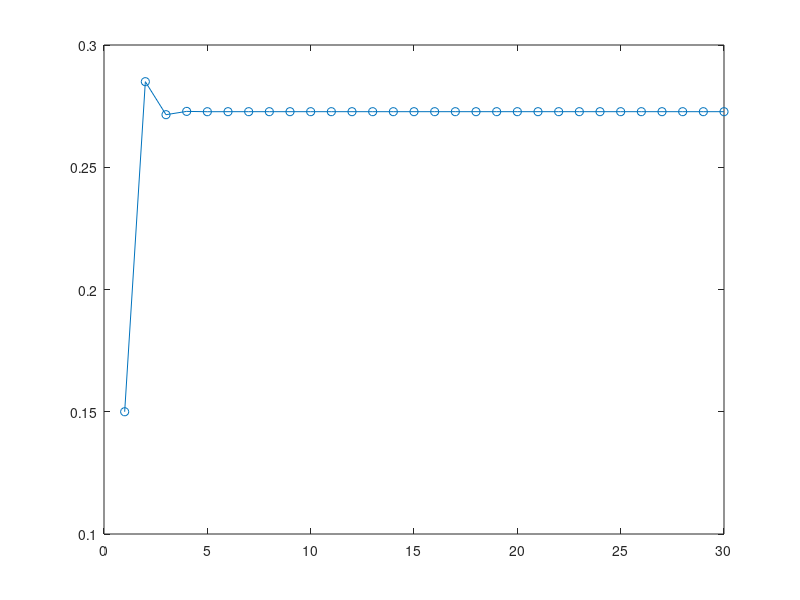

The MATLAB script that drew this image:
%%%%%%%%%%%%%%%%
%%%%Exx 1 (a)%%%
%%%%%%%%%%%%%%%%

m_tprob = [0.7 0.8
           0.3 0.2];
%o que corresponde cada valor das linhas e colunas da matriz
            % NFaltar | Faltar 
%N faltar
%Faltar
m_t0 = [1;0];

resulta = (m_tprob*m_t0);
resulta = m_tprob * resulta;
fprintf("Ex 3.1(a) P= %.6f\n", resulta(1));


%%%%%%%%%%%%%%%%%%
%%%%% 1 (b) %%%%%%


m_t0 = [0;1];

resultb = (m_tprob*m_t0);
resultb = m_tprob * resultb;
fprintf("Ex 3.1(b) P= %.6f\n", resultb(1));

%%%%%%%%%%%%%%%%%%
%%%%% 1 (c) %%%%%%

m_t0 = [1;0];

mtx = (m_tprob*m_t0);

for i = 1 :29
    mtx = m_tprob *mtx ;
end

fprintf("Ex 3.1(c) P= %.6f\n", mtx(1))


%%%%%%%%%%%%%%%%%%
%%%%% 1 (d) %%%%%%

m_t0 = [0.85;0.15];
mtx = m_t0;
grafico = zeros(1,30);

grafico(1) = m_t0(2);

for i = 2 :30
    mtx = m_tprob *mtx ;
    grafico(i) = mtx(2);
end

plot(grafico, '-o')




